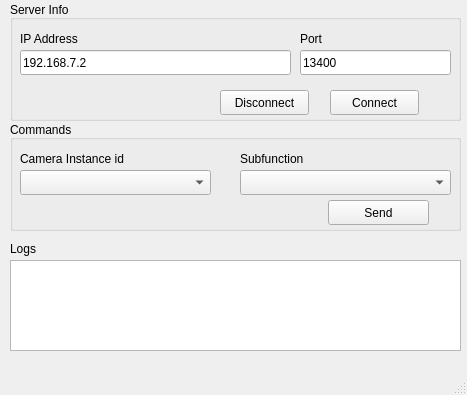
<?xml version="1.0" encoding="UTF-8"?>
<ui version="4.0">
 <class>MainWindow</class>
 <widget class="QMainWindow" name="MainWindow">
  <property name="geometry">
   <rect>
    <x>0</x>
    <y>0</y>
    <width>467</width>
    <height>395</height>
   </rect>
  </property>
  <property name="windowTitle">
   <string>APD Uds Platform Tester</string>
  </property>
  <property name="dockOptions">
   <set>QMainWindow::AllowTabbedDocks|QMainWindow::AnimatedDocks</set>
  </property>
  <widget class="QWidget" name="centralwidget">
   <widget class="QGroupBox" name="groupBox">
    <property name="geometry">
     <rect>
      <x>10</x>
      <y>0</y>
      <width>451</width>
      <height>121</height>
     </rect>
    </property>
    <property name="title">
     <string>Server Info</string>
    </property>
    <property name="alignment">
     <set>Qt::AlignBottom|Qt::AlignLeading|Qt::AlignLeft</set>
    </property>
    <widget class="QLabel" name="label">
     <property name="geometry">
      <rect>
       <x>10</x>
       <y>30</y>
       <width>91</width>
       <height>17</height>
      </rect>
     </property>
     <property name="text">
      <string>IP Address</string>
     </property>
    </widget>
    <widget class="QLabel" name="label_2">
     <property name="geometry">
      <rect>
       <x>290</x>
       <y>30</y>
       <width>67</width>
       <height>17</height>
      </rect>
     </property>
     <property name="text">
      <string>Port</string>
     </property>
    </widget>
    <widget class="QPushButton" name="btnConnect">
     <property name="geometry">
      <rect>
       <x>320</x>
       <y>90</y>
       <width>89</width>
       <height>25</height>
      </rect>
     </property>
     <property name="text">
      <string>Connect</string>
     </property>
    </widget>
    <widget class="QLineEdit" name="textIpAddr">
     <property name="geometry">
      <rect>
       <x>10</x>
       <y>50</y>
       <width>271</width>
       <height>25</height>
      </rect>
     </property>
     <property name="text">
      <string>192.168.7.2</string>
     </property>
     <property name="placeholderText">
      <string>ipv4 ip address (e.g. 127.0.0.1)</string>
     </property>
    </widget>
    <widget class="QLineEdit" name="textPort">
     <property name="geometry">
      <rect>
       <x>290</x>
       <y>50</y>
       <width>151</width>
       <height>25</height>
      </rect>
     </property>
     <property name="text">
      <string>13400</string>
     </property>
     <property name="placeholderText">
      <string>range 0 - 65353 (e.g. 5000)</string>
     </property>
    </widget>
    <widget class="QPushButton" name="btnDisconnect">
     <property name="geometry">
      <rect>
       <x>210</x>
       <y>90</y>
       <width>89</width>
       <height>25</height>
      </rect>
     </property>
     <property name="text">
      <string>Disconnect</string>
     </property>
    </widget>
   </widget>
   <widget class="QGroupBox" name="groupBox_2">
    <property name="geometry">
     <rect>
      <x>10</x>
      <y>120</y>
      <width>451</width>
      <height>111</height>
     </rect>
    </property>
    <property name="title">
     <string>Commands</string>
    </property>
    <property name="alignment">
     <set>Qt::AlignBottom|Qt::AlignLeading|Qt::AlignLeft</set>
    </property>
    <property name="flat">
     <bool>false</bool>
    </property>
    <property name="checkable">
     <bool>false</bool>
    </property>
    <widget class="QComboBox" name="comboOptionBytes">
     <property name="geometry">
      <rect>
       <x>10</x>
       <y>50</y>
       <width>191</width>
       <height>25</height>
      </rect>
     </property>
     <property name="editable">
      <bool>false</bool>
     </property>
     <property name="currentIndex">
      <number>-1</number>
     </property>
    </widget>
    <widget class="QComboBox" name="comboSubfunction">
     <property name="geometry">
      <rect>
       <x>230</x>
       <y>50</y>
       <width>211</width>
       <height>25</height>
      </rect>
     </property>
     <property name="currentText">
      <string/>
     </property>
    </widget>
    <widget class="QPushButton" name="btnSend">
     <property name="geometry">
      <rect>
       <x>318</x>
       <y>80</y>
       <width>101</width>
       <height>25</height>
      </rect>
     </property>
     <property name="text">
      <string>Send</string>
     </property>
    </widget>
    <widget class="QLabel" name="label_3">
     <property name="geometry">
      <rect>
       <x>10</x>
       <y>30</y>
       <width>131</width>
       <height>17</height>
      </rect>
     </property>
     <property name="text">
      <string>Camera Instance id</string>
     </property>
    </widget>
    <widget class="QLabel" name="label_4">
     <property name="geometry">
      <rect>
       <x>230</x>
       <y>30</y>
       <width>101</width>
       <height>17</height>
      </rect>
     </property>
     <property name="text">
      <string>Subfunction</string>
     </property>
    </widget>
   </widget>
   <widget class="QLabel" name="label_5">
    <property name="geometry">
     <rect>
      <x>10</x>
      <y>240</y>
      <width>67</width>
      <height>17</height>
     </rect>
    </property>
    <property name="text">
     <string>Logs</string>
    </property>
   </widget>
   <widget class="QTextEdit" name="textLogs">
    <property name="geometry">
     <rect>
      <x>10</x>
      <y>260</y>
      <width>451</width>
      <height>91</height>
     </rect>
    </property>
   </widget>
  </widget>
  <widget class="QMenuBar" name="menubar">
   <property name="geometry">
    <rect>
     <x>0</x>
     <y>0</y>
     <width>467</width>
     <height>22</height>
    </rect>
   </property>
  </widget>
  <widget class="QStatusBar" name="statusbar"/>
 </widget>
 <resources/>
 <connections/>
</ui>
